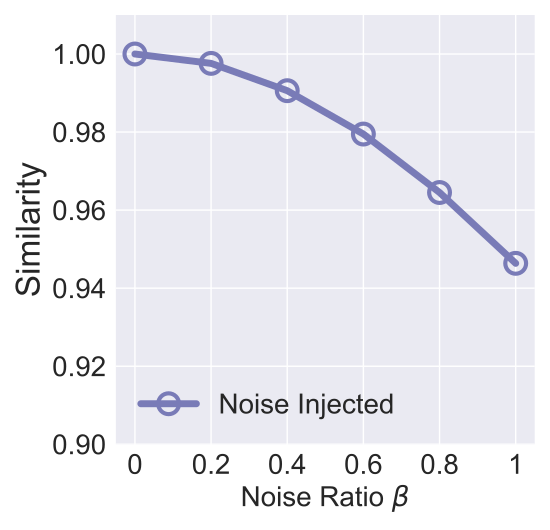

Source code (Python):


import numpy as np
import matplotlib.pyplot as plt

epsilon = 3
beta = 1 / epsilon


x=[1, 2, 3, 4, 5, 6]
# validation_for_plt =[97,95.8600, 94.9400, 93.5400, 93.2400]
# attack_for_plt=[0, 0.3524, 0, 0.1762, 0.1762]
# basic_for_plt=[99.8, 99.8, 99.8, 99.8, 99.8]

labels = ['0', '0.2', '0.4', '0.6', '0.8', '1']
# unl_org = [97.77, 97.55, 97.35, 97.29, 97.21, 97.21]

# unl_hess_r = [96.6, 96.66, 96.04, 95.94, 95.85, 97.21]
unl_mib = [1, 0.9976, 0.9906, 0.979487, 0.964510, 0.946361]

unl_muv = [0.987, 0.9845, 0.9845, 0.9845, 0.9685, 0.957]
# unl_ss_wo = [94.32, 94.53, 94.78, 93.38, 94.04, 97.21]


plt.style.use('seaborn')
plt.figure(figsize=(5.5, 5.3))
l_w=5
m_s=15
marker_s = 3
markevery=1
#plt.figure(figsize=(8, 5.3))
#plt.plot(x, unl_fr, color='blue', marker='^', label='Retrain',linewidth=l_w, markersize=m_s)
plt.plot(x, unl_mib, linestyle='-', color='#797BB7', marker='o', fillstyle='none', markevery=markevery,
         label='Noise Injected', linewidth=l_w, markersize=m_s, markeredgewidth=marker_s)

#plt.plot(x, unl_ss_w, color='g',  marker='*',  label='PriMU$_{w}$',linewidth=l_w, markersize=m_s)
# plt.plot(x, unl_muv, linestyle='--', color='g',  marker='s', fillstyle='none', markevery=markevery,
#          label='Multi-Sample',linewidth=l_w, markersize=m_s, markeredgewidth=marker_s)

# plt.plot(x, unl_mib, linestyle=':', color='r',  marker='^', fillstyle='none', markevery=markevery,
#          label='VBU', linewidth=l_w,  markersize=m_s, markeredgewidth=marker_s)

# plt.plot(x, unl_hess_r, linestyle='-.', color='k',  marker='D', fillstyle='none', markevery=markevery,
#          label='HBFU',linewidth=l_w, markersize=m_s, markeredgewidth=marker_s)



#plt.plot(x, unl_vibu, color='silver',  marker='d',  label='VIBU',linewidth=4,  markersize=10)

# plt.plot(x, y_sa03, color='r',  marker='2',  label='AAAI21 A_acc, pr=0.3',linewidth=3, markersize=8)
# plt.plot(x, y_sa05, color='darkblue',  marker='4',  label='AAAI21 A_acc, pr=0.5',linewidth=3, markersize=8)
# plt.plot(x, y_ma03, color='darkviolet',  marker='3',  label='FedMC A_acc, pr=0.3',linewidth=3, markersize=8)
# plt.plot(x, y_ma05, color='cyan',  marker='p',  label='FedMC A_acc, pr=0.5',linewidth=3, markersize=8)


# plt.grid()
leg = plt.legend(fancybox=True, shadow=True)
# plt.xlabel('Malicious Client Ratio (%)' ,fontsize=16)
plt.ylabel('Similarity' ,fontsize=24)
my_y_ticks = np.arange(0.9 ,1.01,0.02)
plt.ylim(0.9,1.01)
plt.yticks(my_y_ticks,fontsize=20)
plt.xlabel('Noise Ratio $\\beta$' ,fontsize=20)

plt.xticks(x, labels, fontsize=20)
# plt.title('CIFAR10 IID')

#plt.annotate(r"1e0", xy=(0.1, 1.01), xycoords='axes fraction', xytext=(-10, 10),textcoords='offset points', ha='right', va='center', fontsize=15)


# plt.title('(c) Utility Preservation', fontsize=24)
plt.legend(loc='best',fontsize=20)
plt.tight_layout()
#plt.title("MNIST")
plt.rcParams['figure.figsize'] = (2.0, 1)
plt.rcParams['image.interpolation'] = 'nearest'
plt.rcParams['figure.subplot.left'] = 0.11
plt.rcParams['figure.subplot.bottom'] = 0.08
plt.rcParams['figure.subplot.right'] = 0.977
plt.rcParams['figure.subplot.top'] = 0.969
plt.savefig('mnist_org_sim_noise_analysis.pdf', format='pdf', dpi=200)
plt.show()
